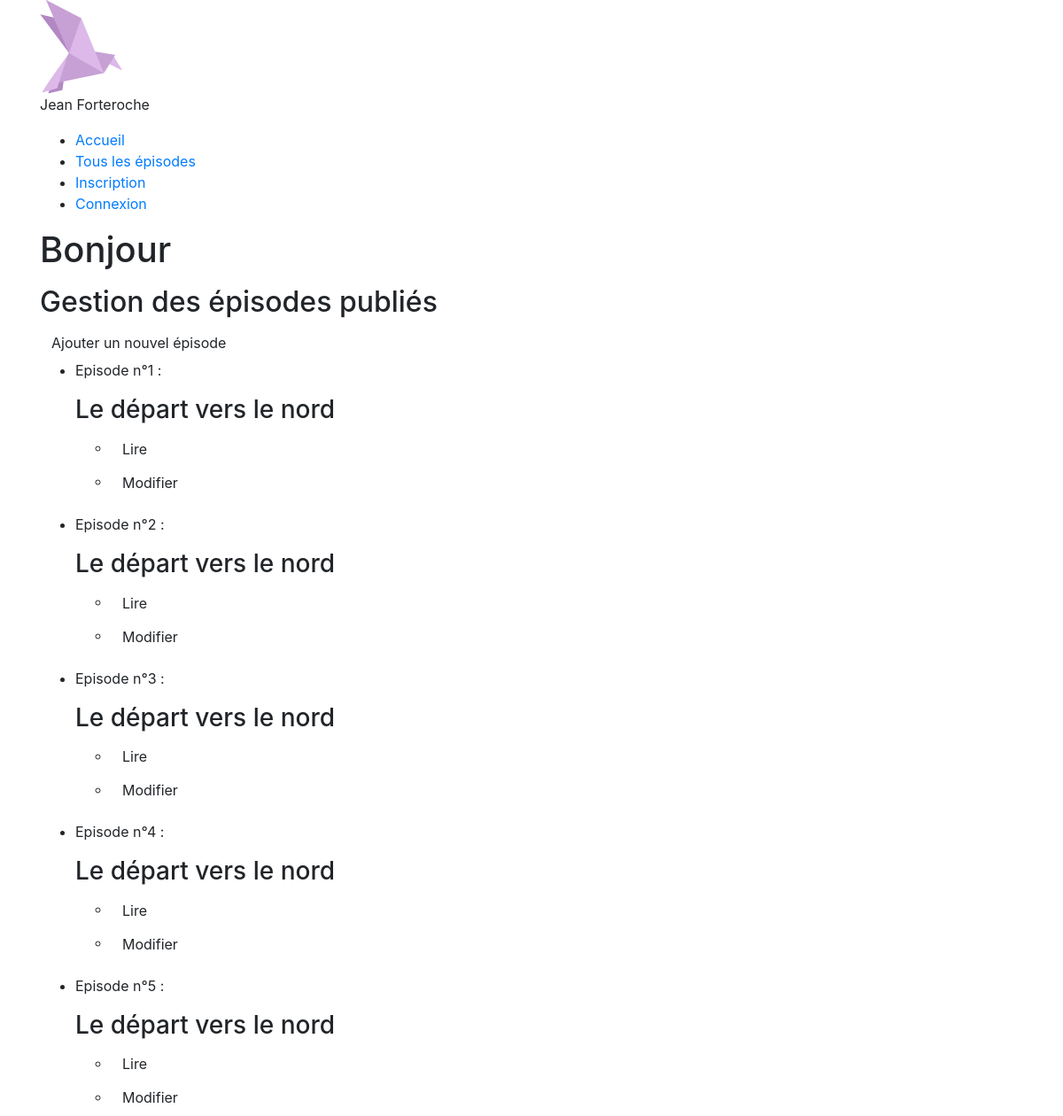
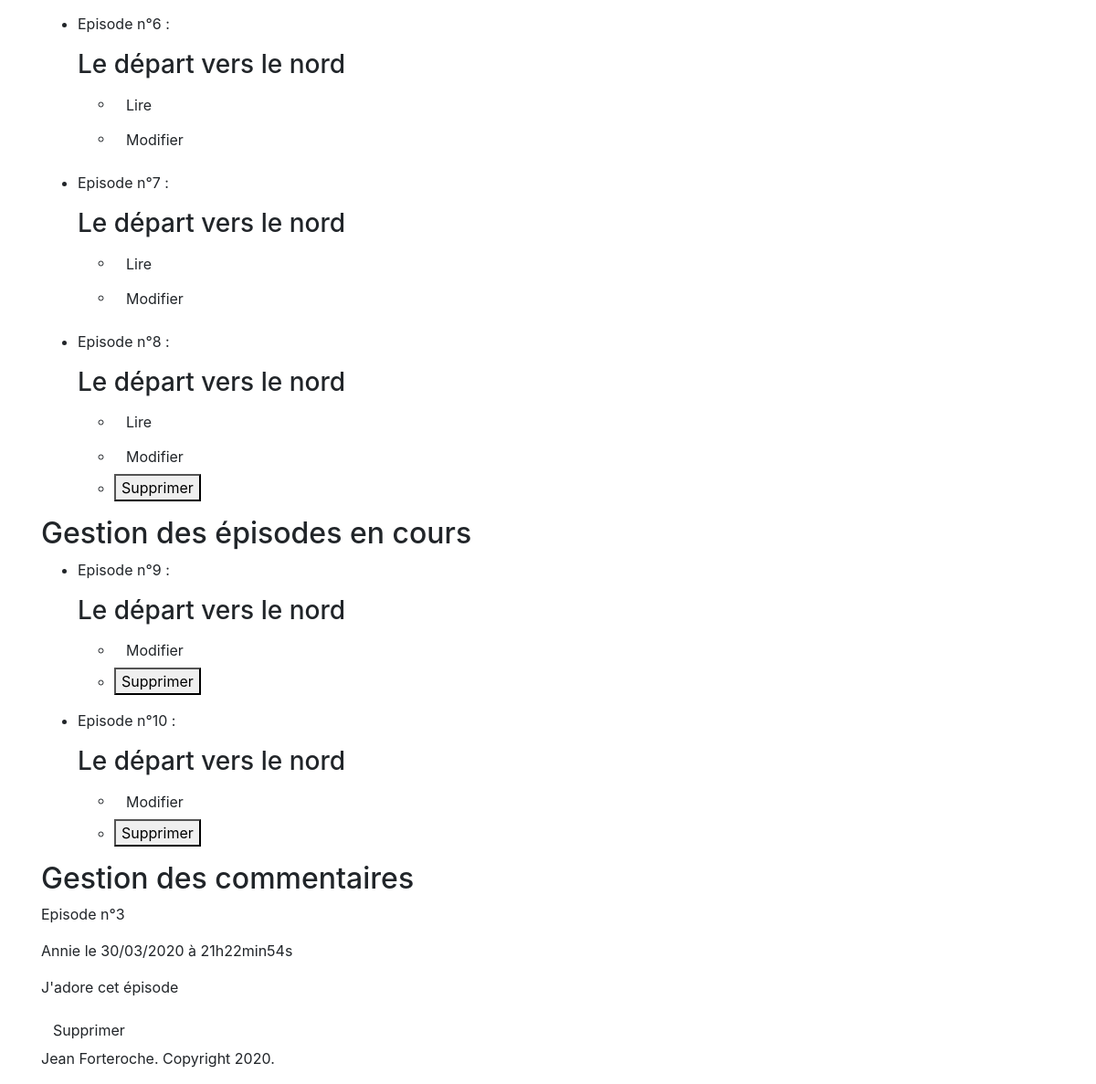
The app's page /admin.php with its own data (2 pictures, top to bottom).
### tables this page shows
CREATE TABLE `episodes` (
  `id` int(11) NOT NULL,
  `episode_number` int(11) NOT NULL,
  `episode_title` varchar(255) NOT NULL,
  `episode_content` text NOT NULL,
  `episode_status` varchar(255) NOT NULL
);

CREATE TABLE `comments` (
  `id` int(11) NOT NULL,
  `id_episode` int(11) NOT NULL,
  `author` varchar(255) NOT NULL,
  `comment` text NOT NULL,
  `date_comment` datetime NOT NULL
);

### admin.php (the view, shortened to what this page needs)
<!DOCTYPE html>
<html lang="fr">
	<head>
        <link rel="stylesheet" href="style.css" />
        <link rel="stylesheet" href="https://stackpath.bootstrapcdn.com/bootstrap/4.4.1/css/bootstrap.min.css">
    </head>
    <body>
        <div class="container">
            <?php include("header.php");?>
            <section id="admin-episodes">
                <h1>Bonjour <?php echo htmlspecialchars($_SESSION['pseudo']);?></p></h1>
                <h2>Gestion des épisodes publiés</h2>
                <a href="write.php" class="btn btn__CTA">Ajouter un nouvel épisode</a>
                <?php
                    try
                    {
                    $bdd = new PDO('mysql:host=localhost;dbname=novel;charset=utf8', 'root', 'root', array(PDO::ATTR_ERRMODE => PDO::ERRMODE_EXCEPTION));
                    }
                    catch(Exception $e)
                    {
                    die('Erreur : '.$e->getMessage());
                    }
                    $req = $bdd->query('SELECT episode_number, episode_title FROM episodes WHERE episode_status = "published" ORDER BY episode_number');
                    $count = $bdd->query('SELECT COUNT(*) AS numberEpisodesPublished FROM episodes WHERE episode_status = "published"');
                    $episode_published = $count->fetch();
                    $count_episode_published = intval($episode_published['numberEpisodesPublished']);
                    while ($episode_all = $req->fetch())
                    {
                        ?>
                        <ul>
                            <li>
                                <article>
                                    <p>Episode n°<?php echo htmlspecialchars($episode_all['episode_number']); ?> :</p>
                                    <h3><?php echo htmlspecialchars($episode_all['episode_title']); ?></h3>
                                    <ul>
                                        <li><a href="episode.php?number=<?php echo htmlspecialchars($episode_all['episode_number']); ?>" class="btn btn__admin">Lire</a></li>
                                        <li><a href="update.php?number=<?php echo htmlspecialchars($episode_all['episode_number']); ?>" class="btn btn__admin">Modifier</a></li>
                                        <?php
                                        if($episode_all['episode_number'] == $count_episode_published) {
                                        ?>
                                        <li><button type="button" data-toggle="modal" data-target="#Modal">Supprimer</button></li>
                                        <?php
                                        }
                                        ?>
                                    </ul>
                                </article>
                            </li>
                        </ul>
                        <?php
                    }
                ?>
                <h2>Gestion des épisodes en cours</h2>
                <?php
                    $req = $bdd->query('SELECT episode_number, episode_title FROM episodes WHERE episode_status = "inprogress" ORDER BY episode_number');
                    while ($episode_all = $req->fetch())
                    {
                        ?>
                        <ul>
                            <li>
                                <article>
                                    <p>Episode n°<?php echo htmlspecialchars($episode_all['episode_number']); ?> :</p>
                                    <h3><?php echo htmlspecialchars($episode_all['episode_title']); ?></h3>
                                    <ul>
                                        <li><a href="update.php?number=<?php echo htmlspecialchars($episode_all['episode_number']); ?>" class="btn btn__admin">Modifier</a></li>
                                        <li><button type="button" data-toggle="modal" data-target="#Modal">Supprimer</button></li>
                                    </ul>
                                </article>
                            </li>
                        </ul>
                        <?php
                    }
                ?>
                <h2>Gestion des commentaires</h2>
                <?php
                    $comment= $bdd->query('SELECT id, id_episode, author, comment, DATE_FORMAT(date_comment, \'%d/%m/%Y à %Hh%imin%ss\') AS date_comment_fr FROM comments ORDER BY date_comment');
                        while ($comment_data = $comment->fetch()){
                            if(isset($comment_data)) {
                            ?>
                                <p>Episode n°<?php echo htmlspecialchars($comment_data['id_episode']); ?>
                                <p><?php echo htmlspecialchars($comment_data['author']); ?> le <?php echo $comment_data['date_comment_fr']; ?></p>
                                <p><?php echo nl2br(htmlspecialchars($comment_data['comment'])); ?></p>
                                <a href="delete_comment.php?number=<?php echo htmlspecialchars($comment_data['id']); ?>" class="btn btn__admin">Supprimer</a>
                            <?php
                            }
                        }
                ?>
            </section>
            <?php include("footer.php"); ?>
        </div>
    </body>

### header.php
<header>
    <a href="index.php"><img src="images/logo.png" alt="Jean Forteroche"></a>
    <p>Jean Forteroche</p>
    <nav>
        <ul>
            <li><a href="index.php">Accueil</a></li>
            <li><a href="read.php">Tous les épisodes</a></li>
            <?php if (isset($_SESSION['pseudo'])) {
            ?>
                <li><a href="admin.php">Administration</a></li>
                <li><a href="logout.php">Se déconnecter</a></li>
            <?php
            } else {
            ?>
                <li><a href="subscription.php">Inscription</a></li>
                <li><a href="login.php">Connexion</a></li>
            <?php
            }
            ?>
        </ul>
	</nav>
</header>

### footer.php
<footer>
    <p>Jean Forteroche. Copyright 2020.</p>
</footer>

### records on screen
episodes: episode_number "1", episode_title "Le départ vers le nord"
episodes: episode_number "2", episode_title "Le départ vers le nord"
episodes: episode_number "3", episode_title "Le départ vers le nord"
episodes: episode_number "4", episode_title "Le départ vers le nord"
episodes: episode_number "5", episode_title "Le départ vers le nord"
episodes: episode_number "6", episode_title "Le départ vers le nord"
episodes: episode_number "7", episode_title "Le départ vers le nord"
episodes: episode_number "8", episode_title "Le départ vers le nord", shows "Supprimer"
episodes: episode_number "9", episode_title "Le départ vers le nord"
episodes: episode_number "10", episode_title "Le départ vers le nord"
comments: id_episode "3", author "Annie", date_comment_fr "30/03/2020 à 21h22min54s", comment "J'adore cet épisode"
